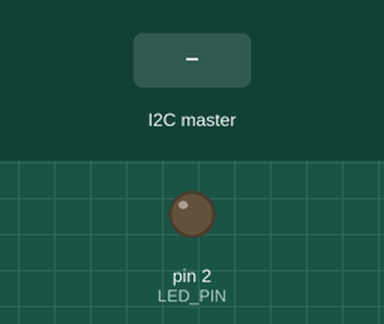
Recording of a sketch running on a simulated Arduino Uno, built with avr-gcc and run on an emulated ATmega328P. On the bench: output pins drawn as LEDs (lit = HIGH). The test bench sets the inputs (shaded band).

Above: at 1.2 s.
1.3 s: the I2C master sends the byte 1
At 2.2 s:
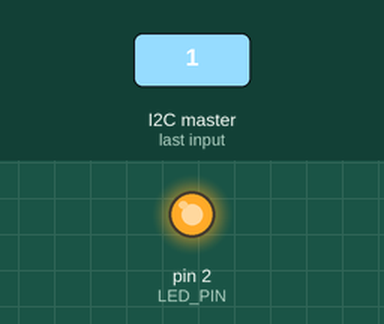
2.8 s: the I2C master sends the byte 0
At 3.3 s:
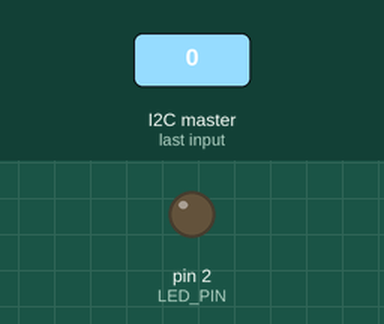
Timing chart, 0 to 5.8 s (numbered marks = the images above; inputs shaded):
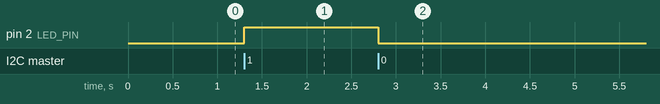

Measured:
- after the input at 1.3 s, pin 2 (LED_PIN): LOW → HIGH at once
- after the input at 2.8 s, pin 2 (LED_PIN): HIGH → LOW at once

The sketch:

esclavo3.ino
```cpp
#include <Wire.h>
#define LED_PIN 2 // Pin 2 del Arduino

void setup() {
  // Cambia el número entre paréntesis para cada esclavo (8, 9 o 10)
  Wire.begin(10); // Dirección del esclavo (ajustar según esclavo)
  Wire.onReceive(receiveEvent); // Registra el evento de recepción
  pinMode(LED_PIN, OUTPUT); // Configura el pin 2 como salida
}

void loop() {
  // El loop queda vacío ya que solo reacciona a los comandos del maestro
}

void receiveEvent(int bytes) {
  int command = Wire.read(); // Lee el comando enviado por el maestro
  if (command == 1) {
    digitalWrite(LED_PIN, HIGH); // Enciende el LED en el pin 2
  } else if (command == 0) {
    digitalWrite(LED_PIN, LOW); // Apaga el LED en el pin 2
  }
}
```
